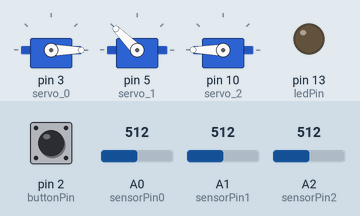
This sketch was run on a simulated Arduino Uno, built with avr-gcc and run on an emulated ATmega328P. On the bench: 3 × servo, output pins drawn as LEDs (lit = HIGH). Inputs (shaded band) come from the test bench; at power-on: A1 (sensorPin1) = 512, A2 (sensorPin2) = 512, A0 (sensorPin0) = 512, pin 2 (buttonPin) LOW. What the sketch prints to the serial monitor is not drawn.

Above: at 1.2 s.
1.3 s: A1 (sensorPin1) set to 716
At 1.9 s:
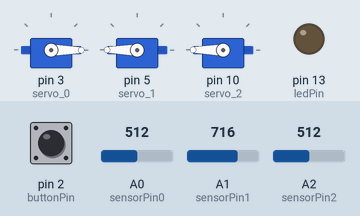
2.8 s: A2 (sensorPin2) set to 716
At 3.6 s:
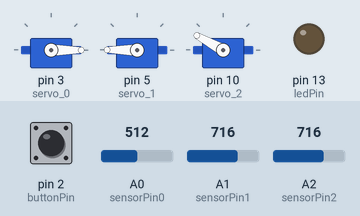
4.3 s: A0 (sensorPin0) set to 306
At 4.8 s:
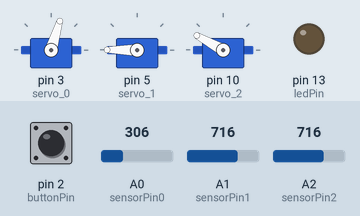
5.8 s: A0 (sensorPin0) set to 122
At 7.0 s:
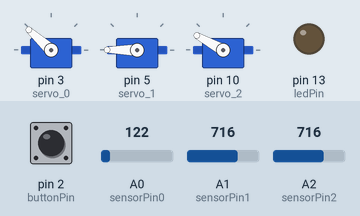
7.3 s: A2 (sensorPin2) set to 900
At 8.4 s:
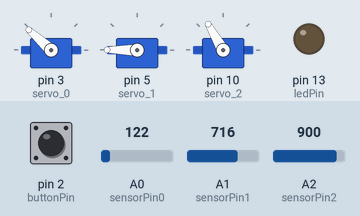
8.8 s: A1 (sensorPin1) set to 511
At 9.6 s:
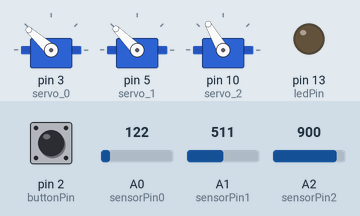
Timing chart, 0 to 11.3 s (numbered marks = the images above; inputs shaded):
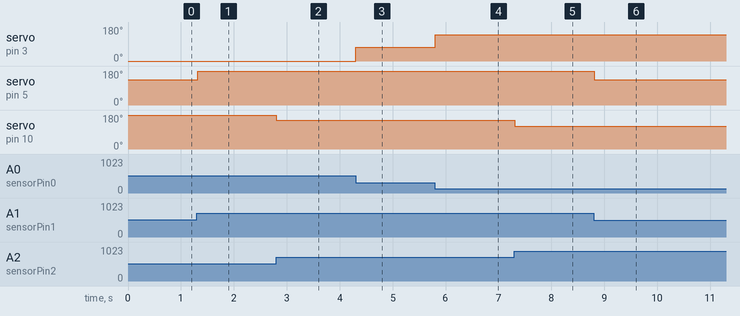

Measured:
- after the input at 1.3 s, servo on pin 5 (servo_1): 135° → 180° at once
- after the input at 2.8 s, servo on pin 10 (servo_2): 180° → 151° at once
- after the input at 4.3 s, servo on pin 3 (servo_0): 0° → 73° at once
- after the input at 5.8 s, servo on pin 3 (servo_0): 73° → 138° at once
- after the input at 7.3 s, servo on pin 10 (servo_2): 151° → 120° at once
- after the input at 8.8 s, servo on pin 5 (servo_1): 180° → 135° at once

The sketch:

MicroServoBot.ino
```cpp
#include <Servo.h>
const int  buttonPin = 2;
const int ledPin = 13;

int buttonPushCounter = 1;
int buttonState = 0;
int lastButtonState = 0;

Servo servo_0;
Servo servo_1;
Servo servo_2;

int sensorPin0 = A0;    // Finger
int sensorPin1 = A1;    // Hand
int sensorPin2 = A2;    // Hinge
int SensVal[3];
float state_0[3],state_1[3],state_2[3];
void setup() {
  pinMode(buttonPin, INPUT);
  pinMode(ledPin, OUTPUT);
  servo_0.attach(3);
  servo_1.attach(5);
  servo_2.attach(10);
  Serial.begin(9600);
  Serial.println("mini robot ready...");
}
void readPot()
{
   SensVal[0] = analogRead(sensorPin0);
   SensVal[1] = analogRead(sensorPin1);
   SensVal[2] = analogRead(sensorPin2);
}
void mapping(float state[])
{
  state[0] = map(SensVal[0], 0, 512, 180, 0);
  state[1] = map(SensVal[1], 1024, 0, 270, 0);
  state[2] = map(SensVal[2], 1023, 0, 100, 270);
}
void Servowrite(float state[])
{
  servo_0.write(state[0]);
  servo_1.write(state[1]);
  servo_2.write(state[2]);
}
void loop() {
  buttonState = digitalRead(buttonPin);
  if (buttonState != lastButtonState) {
    if (buttonState == HIGH) {
      buttonPushCounter++;
      Serial.print("Number of button pushes: ");
      Serial.println(buttonPushCounter);
    }
    delay(1000);
  }
  lastButtonState = buttonState;
  if (buttonPushCounter % 4 == 0) {
    Serial.println("Playing Steps....");
    digitalWrite(ledPin, HIGH);
    Servowrite(state_0);
    delay(1000);
    Servowrite(state_1);
    delay(1000);
    Servowrite(state_2);
    delay(1000);
  }
  else if(buttonPushCounter % 2 == 0){
    Serial.println("Recording Step 2:");
    digitalWrite(ledPin,LOW);
    readPot();
    mapping(state_1);
    Servowrite(state_1);
  }
  else if(buttonPushCounter % 3 == 0){
    Serial.println("Recording Step 3:");
    digitalWrite(ledPin,LOW);
    readPot();
    mapping(state_2);
    Servowrite(state_2);
  }
  else {
    Serial.println("Recording Step 1:");
    digitalWrite(ledPin,LOW);
    readPot();
    mapping(state_0);
    Servowrite(state_0);
  }

}
```
